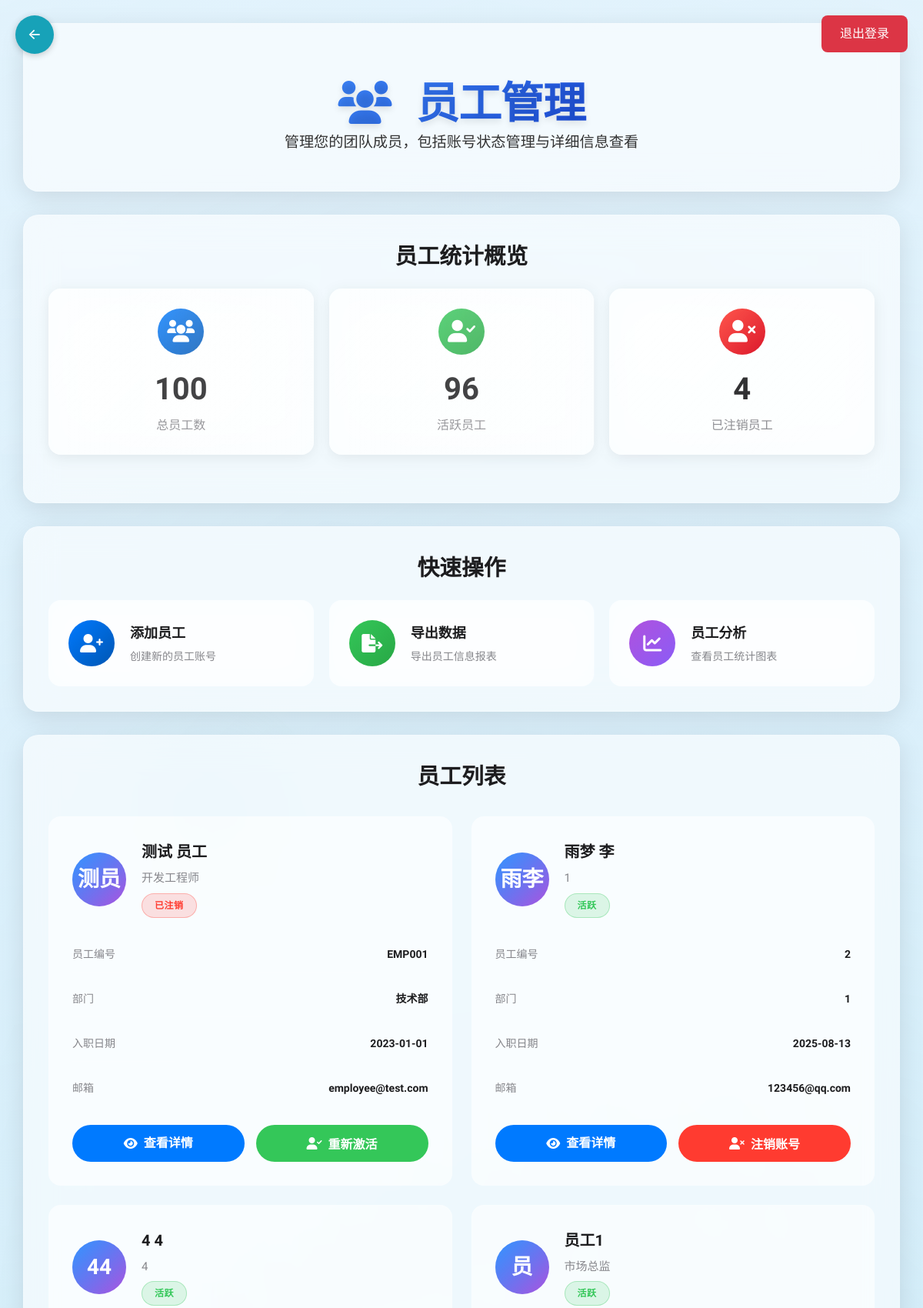
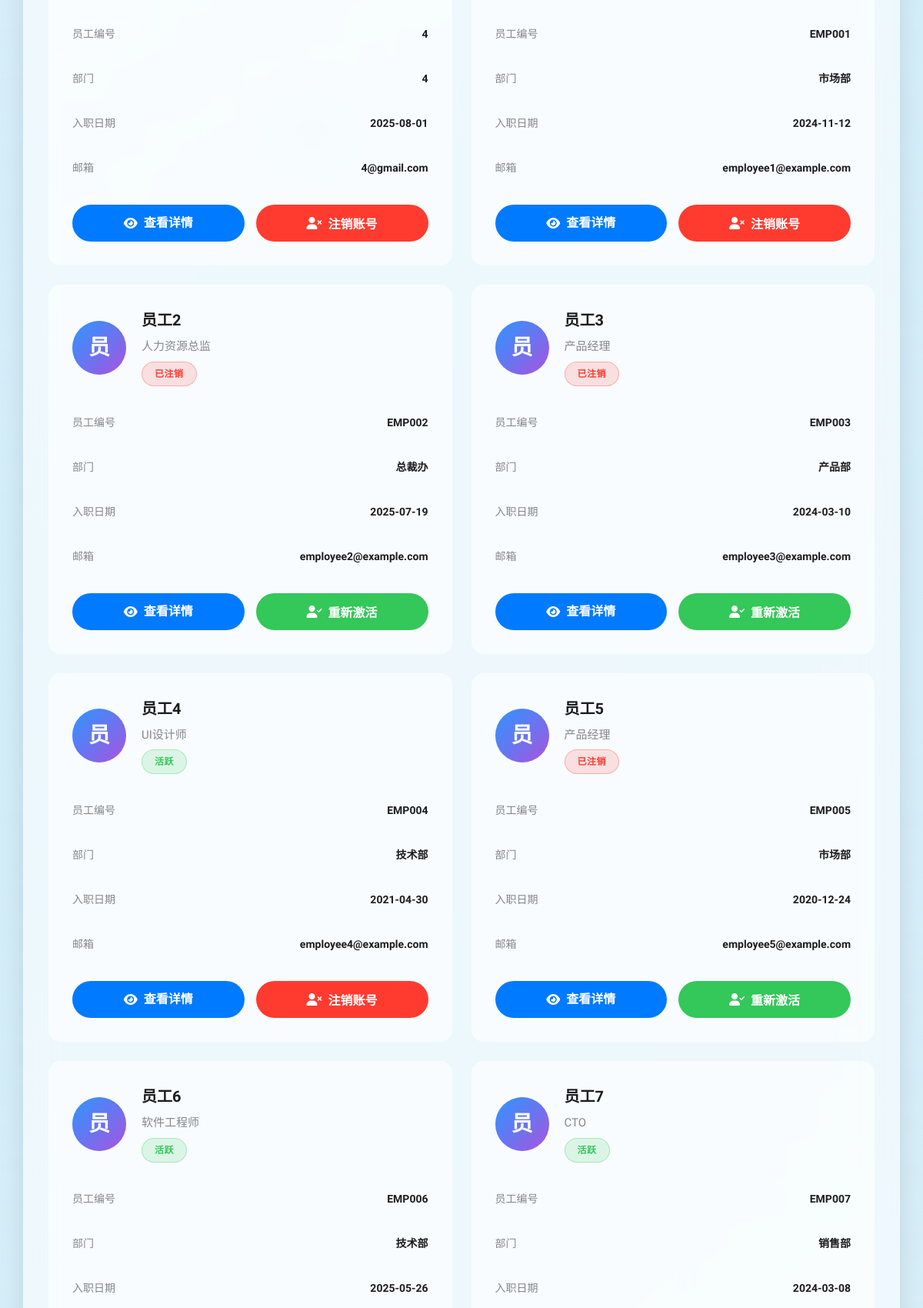
Page /talent/hr_admin/employee-management/list (signed in, upper part) on the committed database (2 pictures, top to bottom).
### app/models.py (models this page shows, shortened)
    class UserMixin:
        pass  # Flask-Login 方法将在User模型中实现

class User(UserMixin, db.Model):
    id = db.Column(db.Integer, primary_key=True)
    first_name = db.Column(db.String(100), nullable=False)
    last_name = db.Column(db.String(100), nullable=False)
    company_name = db.Column(db.String(100), nullable=False)
    position = db.Column(db.String(100))  # 可选职位字段
    email = db.Column(db.String(120), unique=True, nullable=False)
    phone_number = db.Column(db.String(15), nullable=False)
    birthday = db.Column(db.String(10), nullable=False)
    password = db.Column(db.String(60), nullable=False)
    cv_file = db.Column(db.String(120))
    profile_photo = db.Column(db.String(120))
    cv_data = db.Column(db.LargeBinary)  # 可选的简历二进制
    is_hr = db.Column(db.Boolean, default=False)  # HR标识
    user_type = db.Column(db.String(20), default='candidate')  # candidate, employee, supervisor, executive
    department = db.Column(db.String(100))  # 部门
    employee_id = db.Column(db.String(50), unique=True)  # 员工编号
    supervisor_id = db.Column(db.Integer, db.ForeignKey('user.id'))  # 主管ID
    hire_date = db.Column(db.Date)  # 入职日期
    bio = db.Column(db.Text)  # 个人简介
    skills = db.Column(db.Text)  # 技能标签（JSON格式存储）
    education = db.Column(db.Text)  # 教育经历
    experience = db.Column(db.Text)  # 工作经历
    is_active = db.Column(db.Boolean, default=True)  # 账号是否活跃
    deactivated_at = db.Column(db.DateTime)  # 注销时间
    deactivated_by = db.Column(db.Integer, db.ForeignKey('user.id'))  # 注销操作人ID

### talent_management_system/hr_admin_module/employee_management.py (the view)
@employee_management_bp.route('/list')
def employee_list():
    if 'user_id' not in session or session.get('user_type') != 'executive':
        flash('请先登录高管账户。', 'danger')
        return redirect(url_for('talent_management.executive_auth.executive_auth'))
    user = User.query.get(session['user_id'])
    if not user or user.user_type != 'executive':
        flash('权限不足。', 'danger')
        return redirect(url_for('talent_management.executive_auth.executive_auth'))
    subordinates = User.query.filter_by(supervisor_id=user.id, user_type='employee').all()
    return render_template('talent_management/hr_admin/employee_management.html',
                         user=user, subordinates=subordinates)

### app/templates/talent_management/hr_admin/employee_management.html (shortened to what this page needs)
<!DOCTYPE html>
<html lang="zh-CN">
<head>
    <link rel="stylesheet" href="https://unicons.iconscout.com/release/v4.0.0/css/line.css">
    <link href="https://cdnjs.cloudflare.com/ajax/libs/font-awesome/6.0.0/css/all.min.css" rel="stylesheet">
</head>
<body>
    <div class="executive-parallax-bg">
        <div class="blue-orb-2"></div>
    </div>
    <div class="background-overlay"></div>
    <div class="app">
        <a href="{{ url_for('talent_management.executive_auth.executive_dashboard') }}" class="back-btn">←</a>
        <a href="{{ url_for('talent_management.executive_auth.executive_logout') }}" class="logout-btn">退出登录</a>
        <main class="main">
            <div class="executive-scroll-container">
                    <div class="executive-container">
                        <h1 class="executive-title executive-fade-in">
                            <i class="fas fa-users" style="margin-right: 20px; color: #DC2626;"></i>
                            员工管理
                        </h1>
                        <p class="executive-subtitle executive-fade-in">管理您的团队成员，包括账号状态管理与详细信息查看</p>
                    </div>
                    <div class="executive-container">
                        <h3 class="section-title">员工统计概览</h3>
                        <div class="stats-grid">
                            <div class="stat-card">
                                <div class="stat-icon" style="background: linear-gradient(135deg, #007AFF, #0056b3);">
                                    <i class="fas fa-users"></i>
                                </div>
                                <div class="stat-value">{{ subordinates|length if subordinates else 0 }}</div>
                                <div class="stat-label">总员工数</div>
                            </div>
                            <div class="stat-card">
                                <div class="stat-icon" style="background: linear-gradient(135deg, #34C759, #28a745);">
                                    <i class="fas fa-user-check"></i>
                                </div>
                                <div class="stat-value">{{ subordinates|selectattr('is_active', 'equalto', true)|list|length if subordinates else 0 }}</div>
                                <div class="stat-label">活跃员工</div>
                            </div>
                            <div class="stat-card">
                                <div class="stat-icon" style="background: linear-gradient(135deg, #FF3B30, #d70015);">
                                    <i class="fas fa-user-times"></i>
                                </div>
                                <div class="stat-value">{{ subordinates|selectattr('is_active', 'equalto', false)|list|length if subordinates else 0 }}</div>
                                <div class="stat-label">已注销员工</div>
                            </div>
                        </div>
                    </div>
                    <div class="executive-container">
                        <h3 class="section-title">快速操作</h3>
                        <div class="quick-actions-grid">
                            <a href="#" class="quick-action-btn">
                                <div class="btn-icon" style="background: linear-gradient(135deg, var(--accent-blue), #0056b3);">
                                    <i class="fas fa-user-plus"></i>
                                </div>
                                <div class="btn-content">
                                    <h4>添加员工</h4>
                                    <p>创建新的员工账号</p>
                                </div>
                            </a>
                            <a href="#" class="quick-action-btn">
                                <div class="btn-icon" style="background: linear-gradient(135deg, var(--accent-green), #28a745);">
                                    <i class="fas fa-file-export"></i>
                                </div>
                                <div class="btn-content">
                                    <h4>导出数据</h4>
                                    <p>导出员工信息报表</p>
                                </div>
                            </a>
                            <a href="#" class="quick-action-btn">
                                <div class="btn-icon" style="background: linear-gradient(135deg, var(--accent-purple), #8b5cf6);">
                                    <i class="fas fa-chart-line"></i>
                                </div>
                                <div class="btn-content">
                                    <h4>员工分析</h4>
                                    <p>查看员工统计图表</p>
                                </div>
                            </a>
                        </div>
                    </div>
                    {% if subordinates %}
                    <div class="executive-container">
                        <h3 class="section-title">员工列表</h3>
                        <div class="employee-grid executive-fade-in-up">
                            {% for employee in subordinates %}
                            <div class="employee-card">
                                <div class="employee-header">
                                    <div class="employee-avatar">
                                        {{ employee.first_name[0] }}{{ employee.last_name[0] }}
                                    </div>
                                    <div class="employee-info">
                                        <h3>{{ employee.first_name }} {{ employee.last_name }}</h3>
                                        <p>{{ employee.position }}</p>
                                        <span class="status-badge {% if employee.is_active %}status-active{% else %}status-inactive{% endif %}">
                                            {% if employee.is_active %}活跃{% else %}已注销{% endif %}
                                        </span>
                                    </div>
                                </div>
                                <div class="employee-details">
                                    <div class="detail-row">
                                        <span class="detail-label">员工编号</span>
                                        <span class="detail-value">{{ employee.employee_id }}</span>
                                    </div>
                                    <div class="detail-row">
                                        <span class="detail-label">部门</span>
                                        <span class="detail-value">{{ employee.department }}</span>
                                    </div>
                                    <div class="detail-row">
                                        <span class="detail-label">入职日期</span>
                                        <span class="detail-value">{{ employee.hire_date.strftime('%Y-%m-%d') if employee.hire_date else '未设置' }}</span>
                                    </div>
                                    <div class="detail-row">
                                        <span class="detail-label">邮箱</span>
                                        <span class="detail-value">{{ employee.email }}</span>
                                    </div>
                                </div>
                                <div class="employee-actions">
                                    <a href="{{ url_for('talent_management.hr_admin.employee_management.employee_detail', employee_id=employee.id) }}" class="btn-view">
                                        <i class="fas fa-eye"></i> 查看详情
                                    </a>
                                    {% if employee.is_active %}
                                    <button class="btn-deactivate" data-id="{{ employee.id }}" data-name="{{ employee.first_name }} {{ employee.last_name }}" onclick="confirmDeactivate(this.dataset.id, this.dataset.name)">
                                        <i class="fas fa-user-times"></i> 注销账号
                                    </button>
                                    {% else %}
                                    <button class="btn-reactivate" data-id="{{ employee.id }}" onclick="reactivateEmployee(this.dataset.id)">
                                        <i class="fas fa-user-check"></i> 重新激活
                                    </button>
                                    {% endif %}
                                </div>
                            </div>
                            {% endfor %}
                        </div>
                    </div>
                    {% endif %}
            </div>
        </main>
    </div>
</body>
</html>

### rows in the picture
User: first_name "测", last_name "员", first_name "测试", last_name "员工", position "开发工程师", is_active "已注销", employee_id "EMP001", department "技术部", hire_date "2023-01-01", email "employee@test.com"
User: first_name "雨", last_name "李", first_name "雨梦", position "1", is_active "活跃", employee_id "2", department "1", hire_date "2025-08-13", email "123456@qq.com"
User: first_name "4", last_name "4", position "4", is_active "活跃", employee_id "4", department "4", hire_date "2025-08-01", email "4@gmail.com"
User: first_name "员", first_name "员工1", position "市场总监", is_active "活跃", employee_id "EMP001", department "市场部", hire_date "2024-11-12", email "employee1@example.com"
User: first_name "员", first_name "员工2", position "人力资源总监", is_active "已注销", employee_id "EMP002", department "总裁办", hire_date "2025-07-19", email "employee2@example.com"
User: first_name "员", first_name "员工3", position "产品经理", is_active "已注销", employee_id "EMP003", department "产品部", hire_date "2024-03-10", email "employee3@example.com"
User: first_name "员", first_name "员工4", position "UI设计师", is_active "活跃", employee_id "EMP004", department "技术部", hire_date "2021-04-30", email "employee4@example.com"
User: first_name "员", first_name "员工5", position "产品经理", is_active "已注销", employee_id "EMP005", department "市场部", hire_date "2020-12-24", email "employee5@example.com"
User: first_name "员", first_name "员工6", position "软件工程师", is_active "活跃", employee_id "EMP006", department "技术部", hire_date "2025-05-26"
User: first_name "员", first_name "员工7", position "CTO", is_active "活跃", employee_id "EMP007", department "销售部", hire_date "2024-03-08"

### other values in the picture
{{ subordinates|length if subordinates else 0 }} "100"
